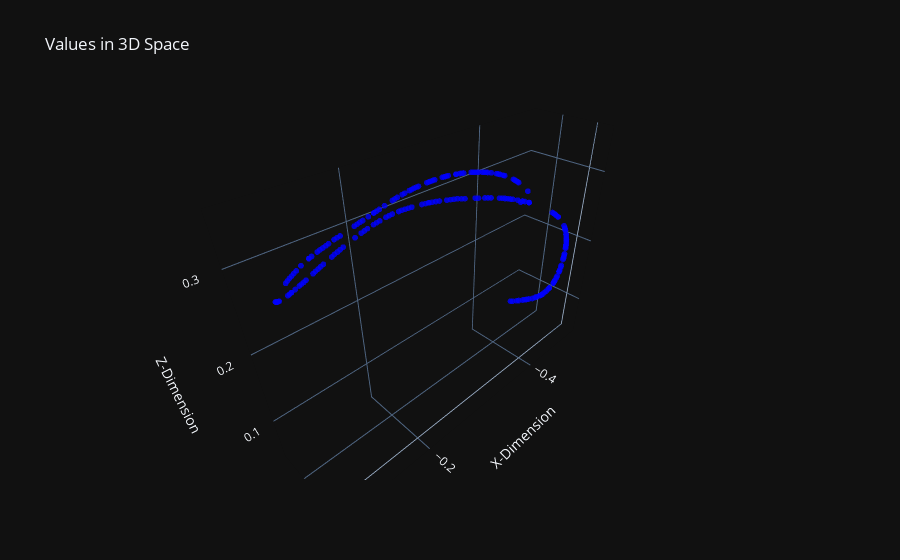

Notebook source saved alongside this figure:
### Markdown cell above
### 4. Plots with Raw Data

Let's visualize and interact with the data. 
- Top-left plot: Represents the entire X, Y & Z coordinates in the dataset
- Top-right plot: Represents a small trajectory of the hand movement
- Bottom plot: Allows you to interact in the 3D space - making more sense on the hand movement. Just click and drag on the plot to view in different angles. 

We recommend uncommenting line 4 in the following code block to visualize the XYZ hand positions of the entire dataset. Since there are over 510,000 data points, it takes some time to display the plot.

### Code cell
duration = 20       # The duration variable can only have integer values. You may update to visualize different lengths of trajectories
output_visualization(data_raw, duration=duration, randomseed=False)

# interactive_output_visualization(data_raw)    # Uncomment this to view the entire X,Y,Z hand coordinates of the dataset
interactive_output_visualization(data_raw, duration=duration, randomseed=False)

### Figure 1 — Plotly figure (JSON) as saved in the notebook; plotly's stock layout.template omitted (floating-point values rounded to 4 significant figures; data arrays with more than 128 entries replaced by an {"elided": "..."} marker saying what was removed)
{"data": [{"marker": {"color": "blue", "opacity": 0.8, "size": 2}, "mode": "markers", "name": "Input Points", "x": {"elided": "200 float values"}, "y": {"elided": "200 float values"}, "z": {"elided": "200 float values"}, "type": "scatter3d"}], "layout": {"scene": {"xaxis": {"title": {"text": "X-Dimension"}}, "yaxis": {"title": {"text": "Y-Dimension"}}, "zaxis": {"title": {"text": "Z-Dimension"}}}, "title": {"text": "Values in 3D Space"}}}
